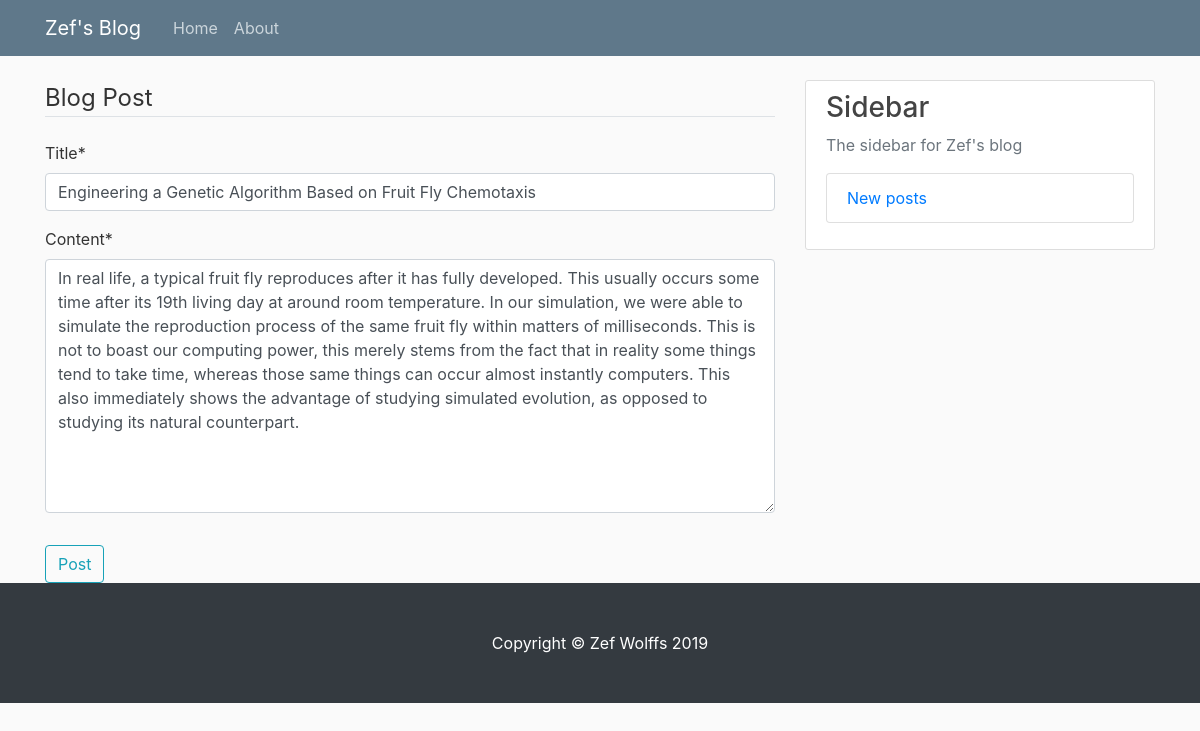
Screenshot of /blog/post/14/update/ (signed in) with the database file from the repository.
### blog/models.py (models this page shows, shortened)
class Post(models.Model):
    title = models.CharField(max_length=100)
    content = models.TextField()
    subtitle = models.TextField(null=True, blank = True)
    subheader1 = models.TextField(null=True, blank = True)
    subheader2 = models.TextField(null=True, blank = True)
    subheader3 = models.TextField(null=True, blank = True)
    date_posted = models.DateTimeField(default=timezone.now)
    author = models.ForeignKey(User, on_delete=models.CASCADE)
    image = models.ImageField(upload_to='post_pics', blank=True, null=True)
    image1 = models.ImageField(upload_to='post_pics', blank=True, null=True)
    image2 = models.ImageField(upload_to='post_pics', blank=True, null=True)

### blog/views.py (the view, shortened to what this page needs)
# urls.py: path('post/<int:pk>/update/', PostUpdateView.as_view(), name='post-update'),
class PostUpdateView(LoginRequiredMixin, UserPassesTestMixin ,UpdateView):
    model = Post
    fields =['title', 'content']
    def test_func(self):
        post = self.get_object()
        if self.request.user == post.author:
            return True
        return False

### blog/templates/blog/post_form.html (shortened to what this page needs)
{% extends "blog/base.html" %}
{% load crispy_forms_tags %}
{% block content %}
    <div class= "content section">
        <form method="POST">
            <fieldset class="form-group">
                <legend class= "border-bottom mb-4">Blog Post</legend>
                {{ form|crispy }}
            </fieldset>
            <div class="form-goup">
                <button class= "btn btn-outline-info" type="submit">Post</button>
            </div>
        </form>
    </div>
{% endblock content %}

### blog/static/blog/main.css (style rules this page uses)
body { background: #fafafa; color: #333333; margin-top: 5rem; }

### rows the page displays
Post: title "Engineering a Genetic Algorithm Based on Fruit Fly Chemotaxis", content "In real life, a typical fruit fly reproduces after it has fully developed. This usually occurs some time after its 19th living day at around room temperature. In our simulation, we were able to simulate the reproduction process of the same fruit fly within matters of milliseconds. This is not to boast our computing power, this merely stems from the fact that in reality some things tend to take time, whereas those same things can occur almost instantly computers. This also immediately shows the advantage of studying simulated evolution, as opposed to studying its natural counterpart."
